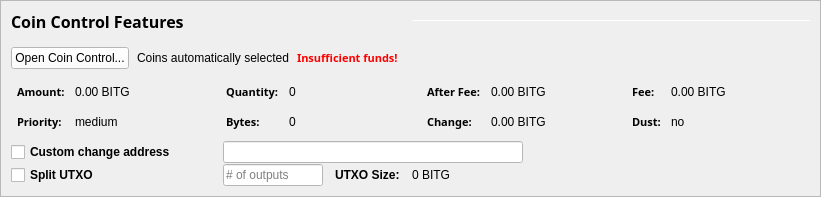
         <widget class="QFrame" name="frameCoinControl">
          <property name="sizePolicy">
           <sizepolicy hsizetype="Expanding" vsizetype="Expanding">
            <horstretch>0</horstretch>
            <verstretch>0</verstretch>
           </sizepolicy>
          </property>
          <property name="maximumSize">
           <size>
            <width>16777215</width>
            <height>16777215</height>
           </size>
          </property>
          <property name="frameShape">
           <enum>QFrame::StyledPanel</enum>
          </property>
          <property name="frameShadow">
           <enum>QFrame::Sunken</enum>
          </property>
          <layout class="QVBoxLayout" name="verticalLayoutCoinControl2">
           <property name="spacing">
            <number>0</number>
           </property>
           <property name="leftMargin">
            <number>0</number>
           </property>
           <property name="topMargin">
            <number>0</number>
           </property>
           <property name="rightMargin">
            <number>0</number>
           </property>
           <property name="bottomMargin">
            <number>0</number>
           </property>
           <item>
            <widget class="QFrame" name="frameCoinControl_BG">
             <layout class="QVBoxLayout" name="verticalLayoutCoinControl" stretch="0,0,0,0,0,0">
              <property name="spacing">
               <number>1</number>
              </property>
              <property name="leftMargin">
               <number>10</number>
              </property>
              <property name="topMargin">
               <number>10</number>
              </property>
              <item>
               <layout class="QHBoxLayout" name="horizontalLayoutCoinControl1">
                <property name="bottomMargin">
                 <number>15</number>
                </property>
                <item>
                 <widget class="QLabel" name="labelCoinControlFeatures">
                  <property name="sizePolicy">
                   <sizepolicy hsizetype="Preferred" vsizetype="Maximum">
                    <horstretch>0</horstretch>
                    <verstretch>0</verstretch>
                   </sizepolicy>
                  </property>
                  <property name="minimumSize">
                   <size>
                    <width>0</width>
                    <height>20</height>
                   </size>
                  </property>
                  <property name="font">
                   <font>
                    <family>Dosis</family>
                    <pointsize>12</pointsize>
                    <weight>50</weight>
                    <italic>false</italic>
                    <bold>false</bold>
                   </font>
                  </property>
                  <property name="styleSheet">
                   <string notr="true">font-weight:bold;
font: 12pt &quot;Dosis&quot;;</string>
                  </property>
                  <property name="text">
                   <string>Coin Control Features</string>
                  </property>
                 </widget>
                </item>
                <item>
                 <layout class="QVBoxLayout" name="verticalLayout_3">
                  <property name="spacing">
                   <number>6</number>
                  </property>
                  <item>
                   <widget class="Line" name="line">
                    <property name="minimumSize">
                     <size>
                      <width>0</width>
                      <height>1</height>
                     </size>
                    </property>
                    <property name="maximumSize">
                     <size>
                      <width>16777215</width>
                      <height>1</height>
                     </size>
                    </property>
                    <property name="orientation">
                     <enum>Qt::Horizontal</enum>
                    </property>
                   </widget>
                  </item>
                 </layout>
                </item>
               </layout>
              </item>
              <item>
               <layout class="QHBoxLayout" name="horizontalLayoutCoinControl2" stretch="0,0,0,0">
                <property name="spacing">
                 <number>8</number>
                </property>
                <property name="bottomMargin">
                 <number>10</number>
                </property>
                <item>
                 <widget class="QPushButton" name="pushButtonCoinControl">
                  <property name="styleSheet">
                   <string notr="true">color: rgb(0, 0, 0);
background-color: rgb(255, 255, 255);</string>
                  </property>
                  <property name="text">
                   <string>Open Coin Control...</string>
                  </property>
                  <property name="autoDefault">
                   <bool>false</bool>
                  </property>
                 </widget>
                </item>
                <item>
                 <widget class="QLabel" name="labelCoinControlAutomaticallySelected">
                  <property name="text">
                   <string>Coins automatically selected</string>
                  </property>
                  <property name="margin">
                   <number>5</number>
                  </property>
                 </widget>
                </item>
                <item>
                 <widget class="QLabel" name="labelCoinControlInsuffFunds">
                  <property name="font">
                   <font>
                    <family>Dosis</family>
                    <pointsize>8</pointsize>
                    <weight>75</weight>
                    <italic>false</italic>
                    <bold>true</bold>
                   </font>
                  </property>
                  <property name="styleSheet">
                   <string notr="true">color:red;font-weight:bold;</string>
                  </property>
                  <property name="text">
                   <string>Insufficient funds!</string>
                  </property>
                  <property name="margin">
                   <number>5</number>
                  </property>
                 </widget>
                </item>
                <item>
                 <spacer name="horizontalSpacerCoinControl">
                  <property name="orientation">
                   <enum>Qt::Horizontal</enum>
                  </property>
                  <property name="sizeHint" stdset="0">
                   <size>
                    <width>40</width>
                    <height>1</height>
                   </size>
                  </property>
                 </spacer>
                </item>
               </layout>
              </item>
              <item>
               <widget class="QWidget" name="widgetCoinControl" native="true">
                <property name="sizePolicy">
                 <sizepolicy hsizetype="Preferred" vsizetype="Preferred">
                  <horstretch>0</horstretch>
                  <verstretch>0</verstretch>
                 </sizepolicy>
                </property>
                <property name="minimumSize">
                 <size>
                  <width>0</width>
                  <height>0</height>
                 </size>
                </property>
                <property name="styleSheet">
                 <string notr="true"/>
                </property>
                <layout class="QHBoxLayout" name="horizontalLayoutCoinControl5">
                 <property name="leftMargin">
                  <number>0</number>
                 </property>
                 <property name="topMargin">
                  <number>0</number>
                 </property>
                 <property name="rightMargin">
                  <number>0</number>
                 </property>
                 <property name="bottomMargin">
                  <number>0</number>
                 </property>
                 <item>
                  <layout class="QHBoxLayout" name="horizontalLayoutCoinControl3" stretch="0,0,0,0">
                   <property name="spacing">
                    <number>20</number>
                   </property>
                   <property name="topMargin">
                    <number>0</number>
                   </property>
                   <property name="bottomMargin">
                    <number>10</number>
                   </property>
                   <item>
                    <layout class="QFormLayout" name="formLayoutCoinControl2">
                     <property name="horizontalSpacing">
                      <number>10</number>
                     </property>
                     <property name="verticalSpacing">
                      <number>14</number>
                     </property>
                     <property name="leftMargin">
                      <number>6</number>
                     </property>
                     <property name="topMargin">
                      <number>4</number>
                     </property>
                     <property name="rightMargin">
                      <number>6</number>
                     </property>
                     <item row="0" column="0">
                      <widget class="QLabel" name="labelCoinControlAmountText">
                       <property name="font">
                        <font>
                         <family>Dosis</family>
                         <pointsize>8</pointsize>
                         <weight>75</weight>
                         <italic>false</italic>
                         <bold>true</bold>
                        </font>
                       </property>
                       <property name="styleSheet">
                        <string notr="true">font: 63 8pt &quot;Dosis&quot;;
font-weight: bold;</string>
                       </property>
                       <property name="text">
                        <string>Amount:</string>
                       </property>
                       <property name="margin">
                        <number>0</number>
                       </property>
                      </widget>
                     </item>
                     <item row="0" column="1">
                      <widget class="QLabel" name="labelCoinControlAmount">
                       <property name="cursor">
                        <cursorShape>IBeamCursor</cursorShape>
                       </property>
                       <property name="contextMenuPolicy">
                        <enum>Qt::ActionsContextMenu</enum>
                       </property>
                       <property name="text">
                        <string notr="true">0.00 BITG</string>
                       </property>
                       <property name="textInteractionFlags">
                        <set>Qt::LinksAccessibleByMouse|Qt::TextSelectableByKeyboard|Qt::TextSelectableByMouse</set>
                       </property>
                      </widget>
                     </item>
                     <item row="1" column="0">
                      <widget class="QLabel" name="labelCoinControlPriorityText">
                       <property name="font">
                        <font>
                         <family>Dosis</family>
                         <pointsize>8</pointsize>
                         <weight>75</weight>
                         <italic>false</italic>
                         <bold>true</bold>
                        </font>
                       </property>
                       <property name="styleSheet">
                        <string notr="true">font: 63 8pt &quot;Dosis&quot;;
font-weight: bold;</string>
                       </property>
                       <property name="text">
                        <string>Priority:</string>
                       </property>
                      </widget>
                     </item>
                     <item row="1" column="1">
                      <widget class="QLabel" name="labelCoinControlPriority">
                       <property name="cursor">
                        <cursorShape>IBeamCursor</cursorShape>
                       </property>
                       <property name="contextMenuPolicy">
                        <enum>Qt::ActionsContextMenu</enum>
                       </property>
                       <property name="text">
                        <string>medium</string>
                       </property>
                       <property name="textInteractionFlags">
                        <set>Qt::LinksAccessibleByMouse|Qt::TextSelectableByKeyboard|Qt::TextSelectableByMouse</set>
                       </property>
                      </widget>
                     </item>
                    </layout>
                   </item>
                   <item>
                    <layout class="QFormLayout" name="formLayoutCoinControl1">
                     <property name="horizontalSpacing">
                      <number>10</number>
                     </property>
                     <property name="verticalSpacing">
                      <number>14</number>
                     </property>
                     <property name="leftMargin">
                      <number>10</number>
                     </property>
                     <property name="topMargin">
                      <number>4</number>
                     </property>
                     <property name="rightMargin">
                      <number>6</number>
                     </property>
                     <item row="0" column="0">
                      <widget class="QLabel" name="labelCoinControlQuantityText">
                       <property name="font">
                        <font>
                         <family>Dosis</family>
                         <pointsize>8</pointsize>
                         <weight>75</weight>
                         <italic>false</italic>
                         <bold>true</bold>
                        </font>
                       </property>
                       <property name="styleSheet">
                        <string notr="true">font: 63 8pt &quot;Dosis&quot;;
font-weight: bold;</string>
                       </property>
                       <property name="text">
                        <string>Quantity:</string>
                       </property>
                       <property name="margin">
                        <number>0</number>
                       </property>
                      </widget>
                     </item>
                     <item row="0" column="1">
                      <widget class="QLabel" name="labelCoinControlQuantity">
                       <property name="cursor">
                        <cursorShape>IBeamCursor</cursorShape>
                       </property>
                       <property name="contextMenuPolicy">
                        <enum>Qt::ActionsContextMenu</enum>
                       </property>
                       <property name="text">
                        <string notr="true">0</string>
                       </property>
                       <property name="margin">
                        <number>0</number>
                       </property>
                       <property name="textInteractionFlags">
                        <set>Qt::LinksAccessibleByMouse|Qt::TextSelectableByKeyboard|Qt::TextSelectableByMouse</set>
                       </property>
                      </widget>
                     </item>
                     <item row="1" column="0">
                      <widget class="QLabel" name="labelCoinControlBytesText">
                       <property name="font">
                        <font>
                         <family>Dosis</family>
                         <pointsize>8</pointsize>
                         <weight>75</weight>
                         <italic>false</italic>
                         <bold>true</bold>
                        </font>
                       </property>
                       <property name="styleSheet">
                        <string notr="true">font: 63 8pt &quot;Dosis&quot;;
font-weight: bold;</string>
                       </property>
                       <property name="text">
                        <string>Bytes:</string>
                       </property>
                      </widget>
                     </item>
                     <item row="1" column="1">
                      <widget class="QLabel" name="labelCoinControlBytes">
                       <property name="cursor">
                        <cursorShape>IBeamCursor</cursorShape>
                       </property>
                       <property name="contextMenuPolicy">
                        <enum>Qt::ActionsContextMenu</enum>
                       </property>
                       <property name="text">
                        <string notr="true">0</string>
                       </property>
                       <property name="textInteractionFlags">
                        <set>Qt::LinksAccessibleByMouse|Qt::TextSelectableByKeyboard|Qt::TextSelectableByMouse</set>
                       </property>
                      </widget>
                     </item>
                    </layout>
                   </item>
                   <item>
                    <layout class="QFormLayout" name="formLayoutCoinControl4">
                     <property name="horizontalSpacing">
                      <number>10</number>
                     </property>
                     <property name="verticalSpacing">
                      <number>14</number>
                     </property>
                     <property name="leftMargin">
                      <number>6</number>
                     </property>
                     <property name="topMargin">
                      <number>4</number>
                     </property>
                     <property name="rightMargin">
                      <number>6</number>
                     </property>
                     <item row="0" column="0">
                      <widget class="QLabel" name="labelCoinControlAfterFeeText">
                       <property name="font">
                        <font>
                         <family>Dosis</family>
                         <pointsize>8</pointsize>
                         <weight>75</weight>
                         <italic>false</italic>
                         <bold>true</bold>
                        </font>
                       </property>
                       <property name="styleSheet">
                        <string notr="true">font: 63 8pt &quot;Dosis&quot;;
font-weight: bold;</string>
                       </property>
                       <property name="text">
                        <string>After Fee:</string>
                       </property>
                       <property name="margin">
                        <number>0</number>
                       </property>
                      </widget>
                     </item>
                     <item row="0" column="1">
                      <widget class="QLabel" name="labelCoinControlAfterFee">
                       <property name="cursor">
                        <cursorShape>IBeamCursor</cursorShape>
                       </property>
                       <property name="contextMenuPolicy">
                        <enum>Qt::ActionsContextMenu</enum>
                       </property>
                       <property name="text">
                        <string notr="true">0.00 BITG</string>
                       </property>
                       <property name="textInteractionFlags">
                        <set>Qt::LinksAccessibleByMouse|Qt::TextSelectableByKeyboard|Qt::TextSelectableByMouse</set>
                       </property>
                      </widget>
                     </item>
                     <item row="1" column="0">
                      <widget class="QLabel" name="labelCoinControlChangeText">
                       <property name="font">
                        <font>
                         <family>Dosis</family>
                         <pointsize>8</pointsize>
                         <weight>75</weight>
                         <italic>false</italic>
                         <bold>true</bold>
                        </font>
                       </property>
                       <property name="styleSheet">
                        <string notr="true">font: 63 8pt &quot;Dosis&quot;;
font-weight: bold;</string>
                       </property>
                       <property name="text">
                        <string>Change:</string>
                       </property>
                      </widget>
                     </item>
                     <item row="1" column="1">
                      <widget class="QLabel" name="labelCoinControlChange">
                       <property name="cursor">
                        <cursorShape>IBeamCursor</cursorShape>
                       </property>
                       <property name="contextMenuPolicy">
                        <enum>Qt::ActionsContextMenu</enum>
                       </property>
                       <property name="text">
                        <string notr="true">0.00 BITG</string>
                       </property>
                       <property name="textInteractionFlags">
                        <set>Qt::LinksAccessibleByMouse|Qt::TextSelectableByKeyboard|Qt::TextSelectableByMouse</set>
                       </property>
                      </widget>
                     </item>
                    </layout>
                   </item>
                   <item>
                    <layout class="QFormLayout" name="formLayoutCoinControl3">
                     <property name="horizontalSpacing">
                      <number>10</number>
                     </property>
                     <property name="verticalSpacing">
                      <number>14</number>
                     </property>
                     <property name="leftMargin">
                      <number>6</number>
                     </property>
                     <property name="topMargin">
                      <number>4</number>
                     </property>
                     <property name="rightMargin">
                      <number>6</number>
                     </property>
                     <item row="0" column="0">
                      <widget class="QLabel" name="labelCoinControlFeeText">
                       <property name="font">
                        <font>
                         <family>Dosis</family>
                         <pointsize>8</pointsize>
                         <weight>75</weight>
                         <italic>false</italic>
                         <bold>true</bold>
                        </font>
                       </property>
                       <property name="styleSheet">
                        <string notr="true">font: 63 8pt &quot;Dosis&quot;;
font-weight: bold;</string>
                       </property>
                       <property name="text">
                        <string>Fee:</string>
                       </property>
                       <property name="margin">
                        <number>0</number>
                       </property>
                      </widget>
                     </item>
                     <item row="0" column="1">
                      <widget class="QLabel" name="labelCoinControlFee">
                       <property name="cursor">
                        <cursorShape>IBeamCursor</cursorShape>
                       </property>
                       <property name="contextMenuPolicy">
                        <enum>Qt::ActionsContextMenu</enum>
                       </property>
                       <property name="text">
                        <string notr="true">0.00 BITG</string>
                       </property>
                       <property name="textInteractionFlags">
                        <set>Qt::LinksAccessibleByMouse|Qt::TextSelectableByKeyboard|Qt::TextSelectableByMouse</set>
                       </property>
                      </widget>
                     </item>
                     <item row="1" column="0">
                      <widget class="QLabel" name="labelCoinControlLowOutputText">
                       <property name="font">
                        <font>
                         <family>Dosis</family>
                         <pointsize>8</pointsize>
                         <weight>75</weight>
                         <italic>false</italic>
                         <bold>true</bold>
                        </font>
                       </property>
                       <property name="styleSheet">
                        <string notr="true">font: 63 8pt &quot;Dosis&quot;;
font-weight: bold;</string>
                       </property>
                       <property name="text">
                        <string>Dust:</string>
                       </property>
                      </widget>
                     </item>
                     <item row="1" column="1">
                      <widget class="QLabel" name="labelCoinControlLowOutput">
                       <property name="cursor">
                        <cursorShape>IBeamCursor</cursorShape>
                       </property>
                       <property name="contextMenuPolicy">
                        <enum>Qt::ActionsContextMenu</enum>
                       </property>
                       <property name="text">
                        <string>no</string>
                       </property>
                       <property name="textInteractionFlags">
                        <set>Qt::LinksAccessibleByMouse|Qt::TextSelectableByKeyboard|Qt::TextSelectableByMouse</set>
                       </property>
                      </widget>
                     </item>
                    </layout>
                   </item>
                  </layout>
                 </item>
                </layout>
               </widget>
              </item>
              <item>
               <layout class="QHBoxLayout" name="horizontalLayoutCoinControl4">
                <property name="spacing">
                 <number>12</number>
                </property>
                <property name="sizeConstraint">
                 <enum>QLayout::SetDefaultConstraint</enum>
                </property>
                <property name="topMargin">
                 <number>0</number>
                </property>
                <property name="rightMargin">
                 <number>0</number>
                </property>
                <item>
                 <widget class="QCheckBox" name="checkBoxCoinControlChange">
                  <property name="sizePolicy">
                   <sizepolicy hsizetype="Preferred" vsizetype="Preferred">
                    <horstretch>0</horstretch>
                    <verstretch>0</verstretch>
                   </sizepolicy>
                  </property>
                  <property name="minimumSize">
                   <size>
                    <width>200</width>
                    <height>0</height>
                   </size>
                  </property>
                  <property name="maximumSize">
                   <size>
                    <width>200</width>
                    <height>16777215</height>
                   </size>
                  </property>
                  <property name="toolTip">
                   <string>If this is activated, but the change address is empty or invalid, change will be sent to a newly generated address.</string>
                  </property>
                  <property name="styleSheet">
                   <string notr="true">font: 63 8pt &quot;Dosis&quot;;
font-weight: bold;</string>
                  </property>
                  <property name="text">
                   <string>Custom change address</string>
                  </property>
                 </widget>
                </item>
                <item>
                 <widget class="QValidatedLineEdit" name="lineEditCoinControlChange">
                  <property name="enabled">
                   <bool>false</bool>
                  </property>
                  <property name="sizePolicy">
                   <sizepolicy hsizetype="Preferred" vsizetype="Preferred">
                    <horstretch>0</horstretch>
                    <verstretch>0</verstretch>
                   </sizepolicy>
                  </property>
                  <property name="minimumSize">
                   <size>
                    <width>300</width>
                    <height>0</height>
                   </size>
                  </property>
                  <property name="styleSheet">
                   <string notr="true">color: rgb(0, 0, 0);
background-color: rgb(255, 255, 255);</string>
                  </property>
                 </widget>
                </item>
                <item>
                 <widget class="QLabel" name="labelCoinControlChangeLabel">
                  <property name="sizePolicy">
                   <sizepolicy hsizetype="Preferred" vsizetype="Preferred">
                    <horstretch>0</horstretch>
                    <verstretch>0</verstretch>
                   </sizepolicy>
                  </property>
                  <property name="minimumSize">
                   <size>
                    <width>100</width>
                    <height>0</height>
                   </size>
                  </property>
                  <property name="text">
                   <string/>
                  </property>
                  <property name="margin">
                   <number>3</number>
                  </property>
                 </widget>
                </item>
               </layout>
              </item>
              <item>
               <layout class="QHBoxLayout" name="horizontalLayoutCoinControl6">
                <property name="spacing">
                 <number>12</number>
                </property>
                <property name="rightMargin">
                 <number>0</number>
                </property>
                <item>
                 <widget class="QCheckBox" name="splitBlockCheckBox">
                  <property name="sizePolicy">
                   <sizepolicy hsizetype="Preferred" vsizetype="Preferred">
                    <horstretch>0</horstretch>
                    <verstretch>0</verstretch>
                   </sizepolicy>
                  </property>
                  <property name="minimumSize">
                   <size>
                    <width>200</width>
                    <height>0</height>
                   </size>
                  </property>
                  <property name="maximumSize">
                   <size>
                    <width>200</width>
                    <height>16777215</height>
                   </size>
                  </property>
                  <property name="styleSheet">
                   <string notr="true">font: 63 8pt &quot;Dosis&quot;;
font-weight: bold;</string>
                  </property>
                  <property name="text">
                   <string>Split UTXO</string>
                  </property>
                 </widget>
                </item>
                <item>
                 <widget class="QLineEdit" name="splitBlockLineEdit">
                  <property name="sizePolicy">
                   <sizepolicy hsizetype="Preferred" vsizetype="Preferred">
                    <horstretch>50</horstretch>
                    <verstretch>0</verstretch>
                   </sizepolicy>
                  </property>
                  <property name="minimumSize">
                   <size>
                    <width>100</width>
                    <height>0</height>
                   </size>
                  </property>
                  <property name="maximumSize">
                   <size>
                    <width>100</width>
                    <height>16777215</height>
                   </size>
                  </property>
                  <property name="styleSheet">
                   <string notr="true">color: rgb(0, 0, 0);
background-color: rgb(255, 255, 255);</string>
                  </property>
                  <property name="placeholderText">
                   <string># of outputs</string>
                  </property>
                 </widget>
                </item>
                <item>
                 <widget class="QLabel" name="labelBlockSizeText">
                  <property name="styleSheet">
                   <string notr="true">font: 63 8pt &quot;Dosis&quot;;
font-weight: bold;</string>
                  </property>
                  <property name="text">
                   <string>UTXO Size:</string>
                  </property>
                 </widget>
                </item>
                <item>
                 <widget class="QLabel" name="labelBlockSize">
                  <property name="text">
                   <string>0 BITG</string>
                  </property>
                 </widget>
                </item>
                <item>
                 <spacer name="horizontalSpacer_7">
                  <property name="orientation">
                   <enum>Qt::Horizontal</enum>
                  </property>
                  <property name="sizeHint" stdset="0">
                   <size>
                    <width>40</width>
                    <height>20</height>
                   </size>
                  </property>
                 </spacer>
                </item>
               </layout>
              </item>
              <item>
               <spacer name="verticalSpacerCoinControl">
                <property name="orientation">
                 <enum>Qt::Vertical</enum>
                </property>
                <property name="sizeHint" stdset="0">
                 <size>
                  <width>800</width>
                  <height>1</height>
                 </size>
                </property>
               </spacer>
              </item>
             </layout>
            </widget>
           </item>
          </layout>
         </widget>
